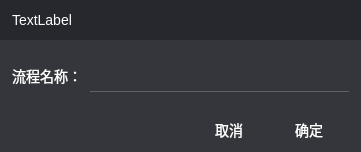
<?xml version="1.0" encoding="UTF-8"?>
<ui version="4.0">
 <class>FlowNameEditDlg</class>
 <widget class="QDialog" name="FlowNameEditDlg">
  <property name="geometry">
   <rect>
    <x>0</x>
    <y>0</y>
    <width>361</width>
    <height>152</height>
   </rect>
  </property>
  <property name="windowTitle">
   <string>Dialog</string>
  </property>
  <property name="styleSheet">
   <string notr="true">#FlowNameEditDlg{
background:#35363C;
}
*{
background:transparent;
font-size:14px;
color:white;
}
QPushButton{
border:none;
border-radius:4px;
}
QPushButton:hover{
background:#4C4E56;
}
</string>
  </property>
  <layout class="QVBoxLayout" name="verticalLayout" stretch="0,1,0">
   <property name="spacing">
    <number>0</number>
   </property>
   <property name="leftMargin">
    <number>0</number>
   </property>
   <property name="topMargin">
    <number>0</number>
   </property>
   <property name="rightMargin">
    <number>0</number>
   </property>
   <property name="bottomMargin">
    <number>0</number>
   </property>
   <item>
    <widget class="QWidget" name="app_title" native="true">
     <property name="minimumSize">
      <size>
       <width>0</width>
       <height>40</height>
      </size>
     </property>
     <property name="styleSheet">
      <string notr="true">.QWidget{
background:#26282D;
}</string>
     </property>
     <layout class="QHBoxLayout" name="horizontalLayout">
      <property name="spacing">
       <number>8</number>
      </property>
      <property name="leftMargin">
       <number>12</number>
      </property>
      <property name="topMargin">
       <number>4</number>
      </property>
      <property name="rightMargin">
       <number>12</number>
      </property>
      <property name="bottomMargin">
       <number>4</number>
      </property>
      <item>
       <widget class="QLabel" name="title">
        <property name="text">
         <string>TextLabel</string>
        </property>
       </widget>
      </item>
      <item>
       <spacer name="horizontalSpacer">
        <property name="orientation">
         <enum>Qt::Horizontal</enum>
        </property>
        <property name="sizeHint" stdset="0">
         <size>
          <width>1705</width>
          <height>20</height>
         </size>
        </property>
       </spacer>
      </item>
      <item>
       <widget class="QWidget" name="system_buttons" native="true">
        <layout class="QHBoxLayout" name="horizontalLayout_2">
         <property name="spacing">
          <number>8</number>
         </property>
         <property name="leftMargin">
          <number>0</number>
         </property>
         <property name="topMargin">
          <number>0</number>
         </property>
         <property name="rightMargin">
          <number>0</number>
         </property>
         <property name="bottomMargin">
          <number>0</number>
         </property>
         <item>
          <widget class="QPushButton" name="btn_close">
           <property name="minimumSize">
            <size>
             <width>24</width>
             <height>24</height>
            </size>
           </property>
           <property name="text">
            <string/>
           </property>
           <property name="icon">
            <iconset>
             <normalon>:/res/close.svg</normalon>
            </iconset>
           </property>
           <property name="iconSize">
            <size>
             <width>16</width>
             <height>16</height>
            </size>
           </property>
          </widget>
         </item>
        </layout>
       </widget>
      </item>
     </layout>
    </widget>
   </item>
   <item>
    <widget class="QWidget" name="widget" native="true">
     <layout class="QVBoxLayout" name="prop_layout">
      <property name="leftMargin">
       <number>12</number>
      </property>
      <property name="topMargin">
       <number>16</number>
      </property>
      <property name="rightMargin">
       <number>12</number>
      </property>
      <property name="bottomMargin">
       <number>12</number>
      </property>
      <item>
       <widget class="QWidget" name="state_common_prop" native="true">
        <property name="styleSheet">
         <string notr="true">QLineEdit{
border:none;
border-bottom:1px solid #5A636C;
padding-left:8px;
padding-right:8px;
}
QLineEdit:hover{
background:#4C4E56;
}
QLineEdit:focus{
border:1px solid #02BFFF;
}
QLabel[mstyle=&quot;hint&quot;]{
font-size:12px;color:#A0C2D3;
}</string>
        </property>
        <layout class="QGridLayout" name="layout_2">
         <property name="leftMargin">
          <number>0</number>
         </property>
         <property name="topMargin">
          <number>4</number>
         </property>
         <property name="rightMargin">
          <number>0</number>
         </property>
         <property name="bottomMargin">
          <number>4</number>
         </property>
         <property name="horizontalSpacing">
          <number>8</number>
         </property>
         <property name="verticalSpacing">
          <number>4</number>
         </property>
         <item row="0" column="1">
          <widget class="QLineEdit" name="input_name">
           <property name="minimumSize">
            <size>
             <width>0</width>
             <height>32</height>
            </size>
           </property>
           <property name="focusPolicy">
            <enum>Qt::ClickFocus</enum>
           </property>
           <property name="styleSheet">
            <string notr="true"/>
           </property>
           <property name="maxLength">
            <number>36</number>
           </property>
          </widget>
         </item>
         <item row="0" column="0">
          <widget class="QLabel" name="label_3">
           <property name="text">
            <string>流程名称：</string>
           </property>
           <property name="alignment">
            <set>Qt::AlignRight|Qt::AlignTrailing|Qt::AlignVCenter</set>
           </property>
          </widget>
         </item>
        </layout>
       </widget>
      </item>
     </layout>
    </widget>
   </item>
   <item>
    <layout class="QHBoxLayout" name="horizontalLayout_3">
     <property name="topMargin">
      <number>6</number>
     </property>
     <property name="rightMargin">
      <number>12</number>
     </property>
     <property name="bottomMargin">
      <number>6</number>
     </property>
     <item>
      <spacer name="horizontalSpacer_2">
       <property name="orientation">
        <enum>Qt::Horizontal</enum>
       </property>
       <property name="sizeHint" stdset="0">
        <size>
         <width>40</width>
         <height>20</height>
        </size>
       </property>
      </spacer>
     </item>
     <item>
      <widget class="QPushButton" name="btn_cancel">
       <property name="minimumSize">
        <size>
         <width>80</width>
         <height>32</height>
        </size>
       </property>
       <property name="text">
        <string>取消</string>
       </property>
      </widget>
     </item>
     <item>
      <widget class="QPushButton" name="btn_confirm">
       <property name="minimumSize">
        <size>
         <width>80</width>
         <height>32</height>
        </size>
       </property>
       <property name="text">
        <string>确定</string>
       </property>
       <property name="default">
        <bool>true</bool>
       </property>
      </widget>
     </item>
    </layout>
   </item>
  </layout>
 </widget>
 <resources>
  <include location="../app.qrc"/>
 </resources>
 <connections/>
</ui>
